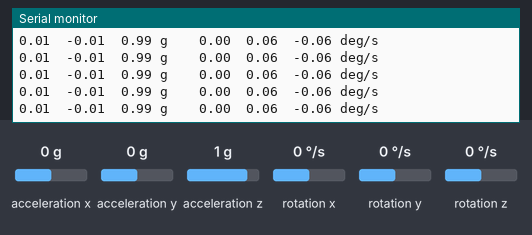
Bench run of a sketch on a simulated Arduino Uno WiFi Rev2. Shown: the last lines printed to the serial monitor. The test bench sets the inputs (shaded band); at power-on: acceleration y 0 g, acceleration x 0 g, acceleration z 1 g, rotation x 0 °/s, rotation y 0 °/s, rotation z 0 °/s.

Above: at 1.2 s.
1.3 s: acceleration y set to 0.8 g
At 1.35 s:
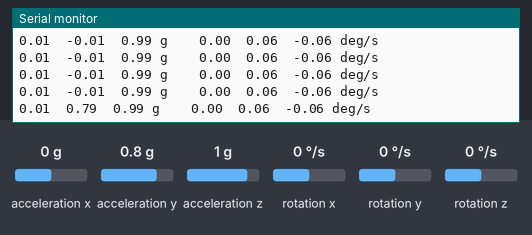
4.3 s: acceleration x set to -1.4 g
At 4.31 s:
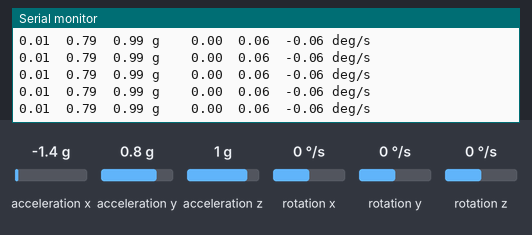
7.3 s: acceleration z set to -1.4 g
At 7.38 s:
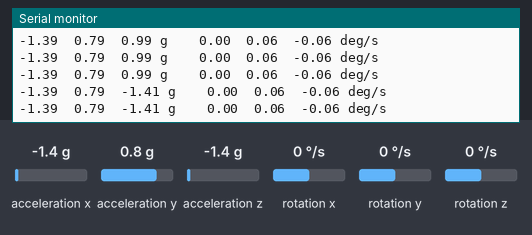
10.3 s: acceleration x set to 0 g
At 10.31 s:
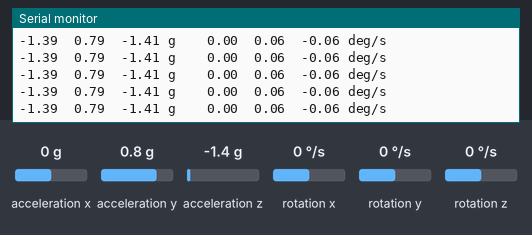
13.3 s: rotation x set to -192 °/s
At 13.38 s:
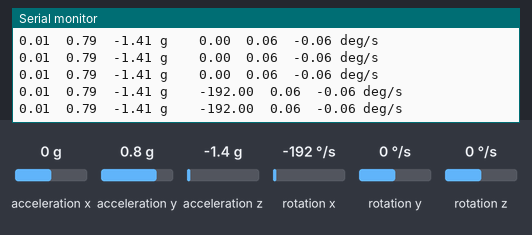
16.3 s: rotation y set to -192 °/s
At 16.36 s:
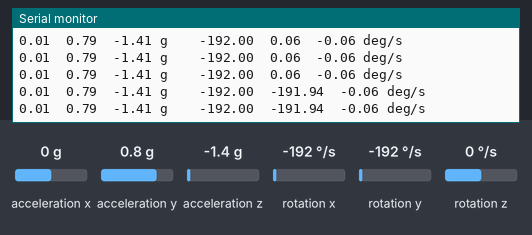

Measured:
- after the input at 1.3 s, the serial monitor: prints a new line at once (image 1)
- after the input at 7.3 s, the serial monitor: prints a new line at once (image 3)
- after the input at 13.3 s, the serial monitor: prints a new line at once (image 5)
- after the input at 16.3 s, the serial monitor: prints a new line after 0.05 s (image 6)

The sketch:

IMU-measurements.ino
```cpp
// (licence header left out)
// Need this library installed to access the UNO Wifi Rev2 board's IMU
// For more details, look here: https://www.arduino.cc/reference/en/libraries/arduino_lsm6ds3/
#include <Arduino_LSM6DS3.h>

// Variables to store angular rates from the gyro [degrees/s]
float omega_x, omega_y, omega_z;

// Variables to store accelerations [g's]
float a_x, a_y, a_z;

// Variables to store sample rates from sensor [Hz]
float a_f, g_f;

void setup()
{
    // Open the serial port at 115200 bps
    Serial.begin(9600);

    // Wait for serial connection before starting
    while (!Serial)
    {
        delay(10);
    }

    Serial.println();

    // Check that the board is initialized
    if (!IMU.begin())
    {
        // Print an error message if the IMU is not ready
        Serial.print("Failed to initialize IMU :(");
        Serial.print("\n");
        while (1)
        {
            delay(10);
        }
    }

    // Read the sample rate of the accelerometer and gyroscope
    a_f = IMU.accelerationSampleRate();
    g_f = IMU.gyroscopeSampleRate();

    // Print these values to the serial window
    Serial.print("Accelerometer sample rate: ");
    Serial.println(a_f);
    Serial.print("Gyroscope sample rate: ");
    Serial.println(g_f);
}

void loop()
{
    // Timing in the loop is controlled by the IMU reporting when
    // it is ready for another measurement.
    // The accelerometer and gyroscope output at the same rate and
    // will give us their measurements at a steady frequency.

    // Read from the accelerometer
    if (IMU.accelerationAvailable())
    {
        IMU.readAcceleration(a_x, a_y, a_z);

        /// Print the accelerometer measurements to the Serial Monitor
        Serial.print(a_x+0.01);
        Serial.print("\t");
        Serial.print(a_y-0.01);
        Serial.print("\t");
        Serial.print(a_z-0.01);
        Serial.print(" g\t\t");
    }

    // Read from the gyroscope
    if (IMU.gyroscopeAvailable())
    {
        IMU.readGyroscope(omega_x, omega_y, omega_z);

        // Print the gyroscope measurements to the Serial Monitor
        Serial.print(omega_x);
        Serial.print("\t");
        Serial.print(omega_y+0.06);
        Serial.print("\t");
        Serial.print(omega_z-0.06);
        Serial.print(" deg/s\n");
    }
}
```
